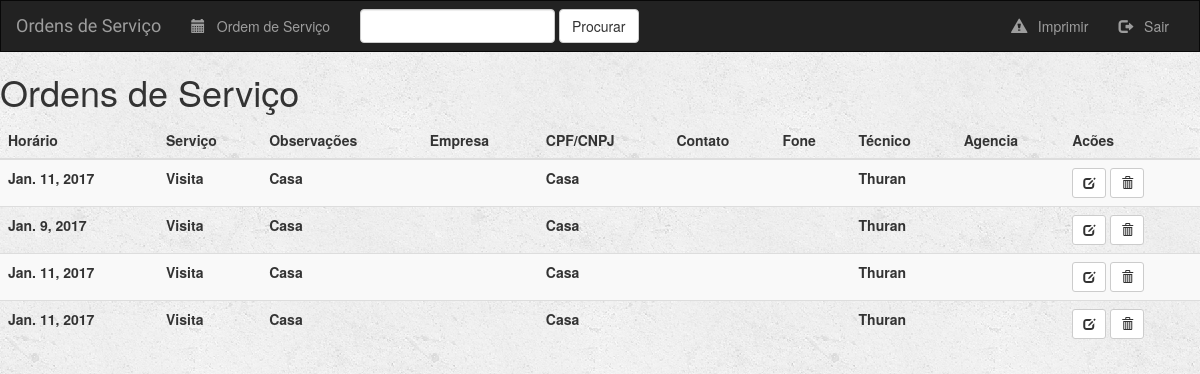
/services/, run on an earlier commit of the app's database.
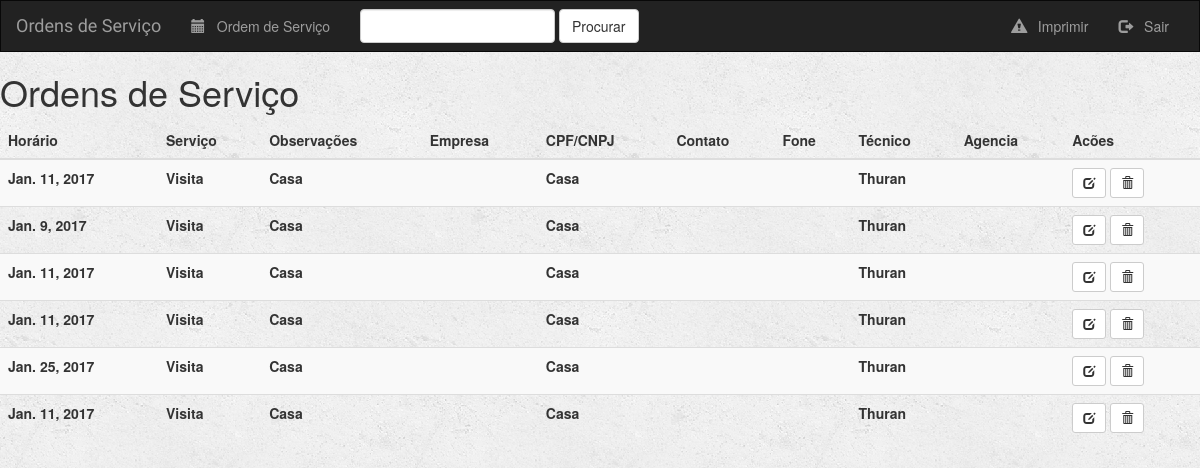
And on a later commit of the database.
### ServiceOrdering/models.py (models this page shows, shortened)
class Ordem_de_Servico(models.Model):
    data = models.DateField()
    horario = models.DateTimeField()
    servico = models.ForeignKey(Servico)
    observacao = models.TextField()
    empresa = models.ForeignKey(Empresa)
    contato = models.CharField(max_length=200, blank= True)
    fone = models.CharField(max_length=20, blank= True)
    tecnico = models.ForeignKey(Tecnico)
    agencia = models.CharField(max_length=200, blank=True)
    aberta = models.BooleanField(default=False)
    class Meta:
        verbose_name = 'Ordem de Servico'
        verbose_name_plural = 'Ordens de Servico'

class Servico(models.Model):
    titulo = models.CharField(max_length=200)
    def __str__(self):
        return self.titulo

class Empresa(models.Model):
    nome = models.CharField(max_length=200)
    cpf_cnpj = models.CharField(max_length=50, blank=True)
    def __str__(self):
        return self.nome

class Tecnico(models.Model):
    nome = models.CharField(max_length=200)
    def __str__(self):
        return self.nome

### ServiceOrdering/views.py (the view)
class IndexView(generic.ListView):
    template_name = 'ServiceOrdering/index.html'
    context_object_name = 'all_ordens'
    def get_queryset(self):
        return Ordem_de_Servico.objects.all()

### templates/ServiceOrdering/index.html (shortened to what this page needs)
{% extends 'ServiceOrdering/base.html' %}
{% block body %}
    {% if all_ordens %}
        <h1>Ordens de Serviço</h1>
        <table class="table table-striped">
          <thead>
            <th>Horário</th>
            <th>Serviço</th>
            <th>Observações</th>
            <th>Empresa</th>
            <th>CPF/CNPJ</th>
            <th>Contato</th>
            <th>Fone</th>
            <th>Técnico</th>
            <th>Agencia</th>
            <th>Acões</th>
          </thead>
        <tbody>
            {% for ordem in all_ordens %}
                <tr>
                    <th>{{ ordem.data }}</th>
                    <th>{{ ordem.servico }}</th>
                    <th>{{ ordem.empresa }}</th>
                    <th>{{ ordem.empresa.cnpj }}</th>
                    <th>{{ ordem.empresa }}</th>
                    <th>{{ ordem.contato }}</th>
                    <th>{{ ordem.fone }}</th>
                    <th>{{ ordem.tecnico }}</th>
                    <th>{{ ordem.agencia }}</th>
                    <th><a href="{% url 'service:ordem-update' ordem.id %}"><button type="submit" class="btn btn-default btn-sm">
                            <span class="glyphicon glyphicon-edit"></span>
                    </button></a>
                    <form action="{% url 'service:ordem-delete' ordem.id %}" method="post" style="display: inline">
                        <button onclick="return confirm('Tem certeza?')" type="submit" class="btn btn-default btn-sm">
                            <span class="glyphicon glyphicon-trash"></span>
                        </button>
                    </form>
                </th>
                </tr>
            {% endfor %}
        </tbody>
        </table>
    {% else %}
        <h3>Não existem ordens de serviço</h3>
    {% endif %}
{% endblock %}

What changed in the data, as far as the page shows it:
added Ordem_de_Servico: data "Jan. 25, 2017", servico "Visita", empresa "Casa", tecnico "Thuran"
added Ordem_de_Servico: data "Jan. 11, 2017", servico "Visita", empresa "Casa", tecnico "Thuran"
